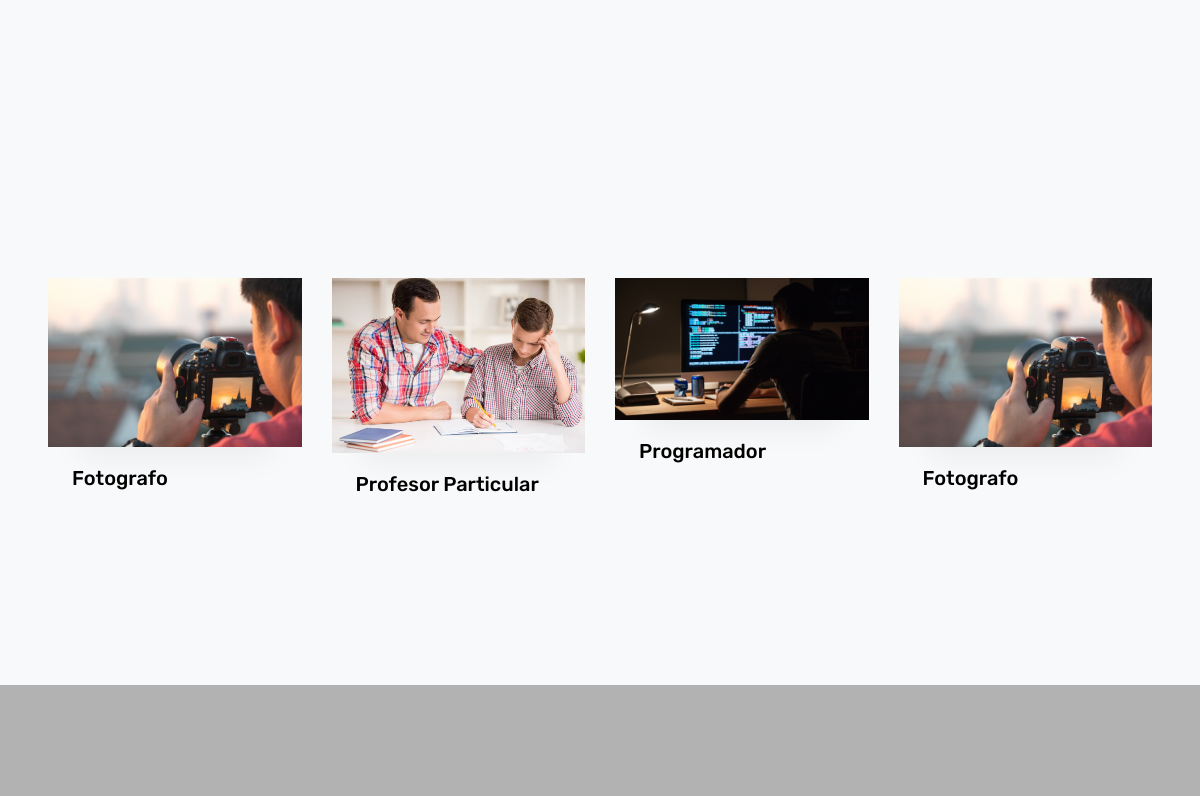
The app's page / (middle part), older data.
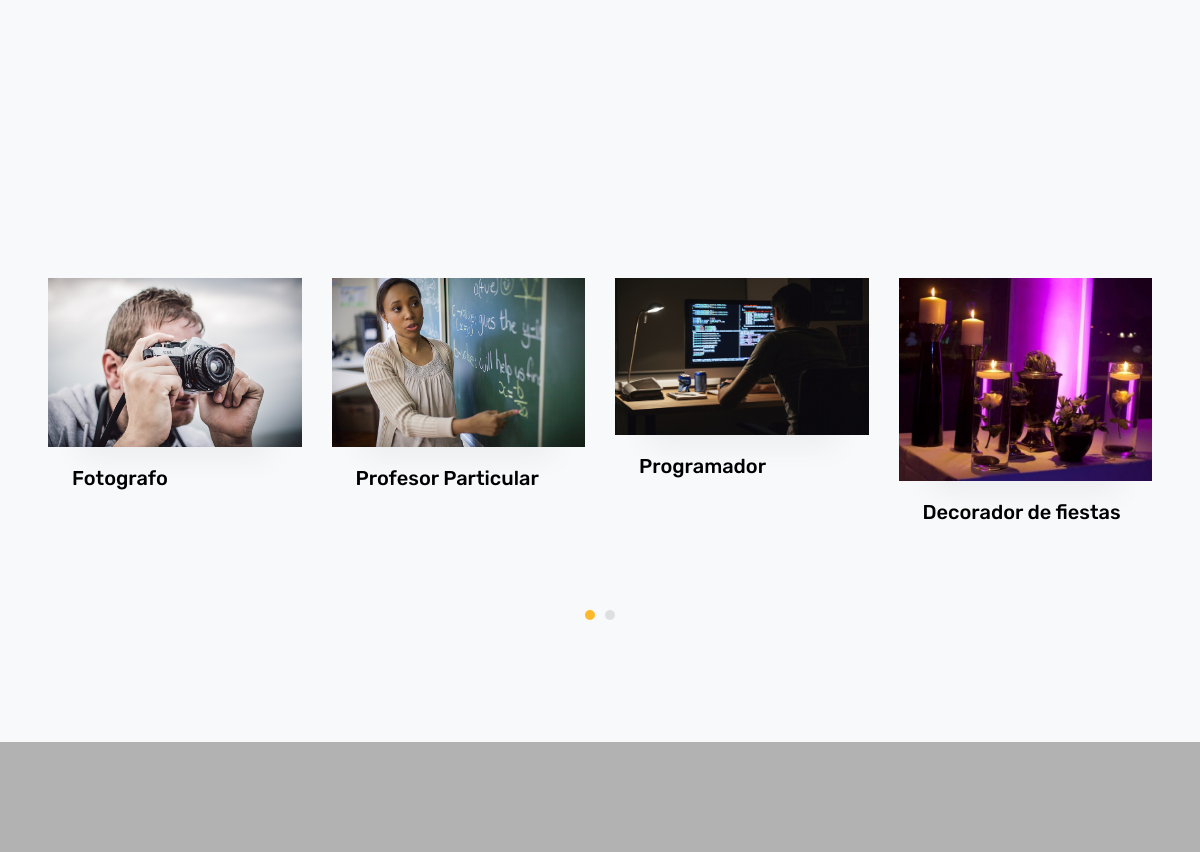
The same page, newer data.
### pagweb/models.py (models this page shows, shortened)
class Profesion(models.Model):
    nombre_profesion = models.CharField(max_length=30)
    imagen_chica = models.ImageField(upload_to='media/', null=True, blank=True)
    imagen_grande = models.ImageField(upload_to='media/', null=True, blank=True)
    class Meta:
        verbose_name = 'Profesion'
        verbose_name_plural = 'Profesiones'

### pagweb/views.py (the view)
# urls.py: path('', views.index, name='index'),
def index(request):
    url_homepage = "index2.html"
    listado_prof = Profesion.objects.all()
    contexto = { "lista_profesiones":listado_prof }
    return render(request, url_homepage, contexto)

### pagweb/templates/index2.html (shortened to what this page needs)
<!DOCTYPE html>
<html lang="en">
  <head>
    <link rel="stylesheet" href="/static/css/open-iconic-bootstrap.min.css">
    <link rel="stylesheet" href="/static/css/animate.css">
    <link rel="stylesheet" href="/static/css/owl.carousel.min.css">
    <link rel="stylesheet" href="/static/css/owl.theme.default.min.css">
    <link rel="stylesheet" href="/static/css/magnific-popup.css">
    <link rel="stylesheet" href="/static/css/aos.css">
    <link rel="stylesheet" href="/static/css/ionicons.min.css">
    <link rel="stylesheet" href="/static/css/flaticon.css">
    <link rel="stylesheet" href="/static/css/icomoon.css">
    <link rel="stylesheet" href="/static/css/style.css">
  </head>
  <body>
    <section class="ftco-section ftco-project bg-light" data-section="projects">
    	<div class="container-fluid px-md-5">
    		<div class="row justify-content-center pb-5">
        </div>
    		<div class="row">
    			<div class="col-md-12 testimonial">
            <div class="carousel-project owl-carousel">
							{% for x in lista_profesiones %}
								<div class="item">
									<div class="project">
                    <a href="../listafree?prof={{x.id}}">
                      <div class="img">
                        <img src="media/{{ x.imagen_chica }}" class="img-fluid" alt="{{ x.nombre_profesion }}">
                      </div>
                      <div class="text px-4">
                        <h3>{{ x.nombre_profesion }}</h3>
                      </div>
                    </a>
									</div>
								</div>
							{% endfor %}
            </div>
          </div>
    		</div>
    	</div>
    </section>
    <section class="ftco-section contact-section">
    </section>
  </body>
</html>

Row changes from the older to the newer data that the page shows:
changed Profesion "Fotografo": imagen_chica: a different picture
changed Profesion "Profesor Particular": imagen_chica: a different picture
changed Profesion "Programador": imagen_chica: a different picture
added Profesion: imagen_chica (picture), nombre_profesion "Decorador de fiestas"
